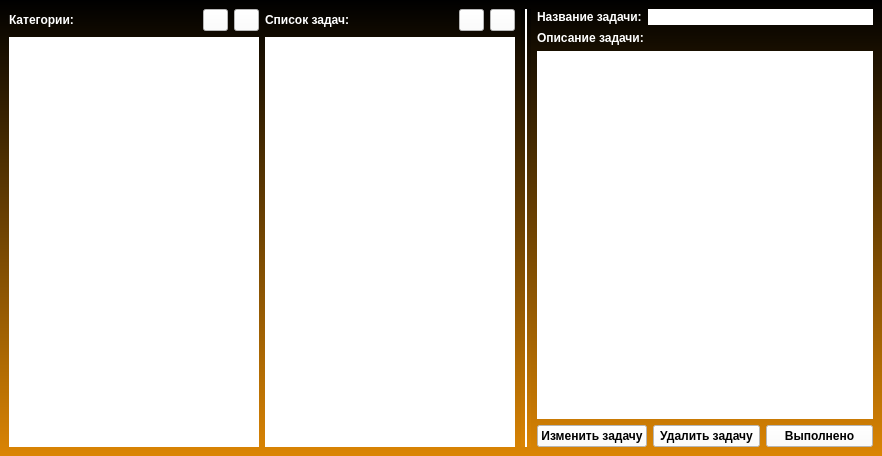
<?xml version="1.0" encoding="UTF-8"?>
<ui version="4.0">
 <class>MainWindow</class>
 <widget class="QMainWindow" name="MainWindow">
  <property name="geometry">
   <rect>
    <x>0</x>
    <y>0</y>
    <width>882</width>
    <height>456</height>
   </rect>
  </property>
  <property name="maximumSize">
   <size>
    <width>16777215</width>
    <height>16777215</height>
   </size>
  </property>
  <property name="font">
   <font>
    <weight>75</weight>
    <bold>true</bold>
   </font>
  </property>
  <property name="windowTitle">
   <string>MainWindow</string>
  </property>
  <property name="windowIcon">
   <iconset resource="file.qrc">
    <normaloff>:/mian_res/resource/icons/list.png</normaloff>:/mian_res/resource/icons/list.png</iconset>
  </property>
  <property name="styleSheet">
   <string notr="true">QWidget{
	color: white;
	background: qlineargradient( x1:0.5 y1:0, x2:0.5 y1:1, stop:0 #db8504, stop:1 black);
	font-weight: 600;
}

QLabel{
	background: transparent;
	border: None;
}

QListWidget{
	color: black;
	background: white;
}

QLineEdit{
	color: black;
	background: white;
}

QPushButton{
	color: black;
	background: white;
}

</string>
  </property>
  <widget class="QWidget" name="centralwidget">
   <layout class="QHBoxLayout" name="horizontalLayout_3">
    <item>
     <layout class="QVBoxLayout" name="verticalLayout">
      <item>
       <layout class="QHBoxLayout" name="horizontalLayout_4">
        <item>
         <widget class="QLabel" name="label">
          <property name="font">
           <font>
            <weight>75</weight>
            <bold>true</bold>
           </font>
          </property>
          <property name="text">
           <string>Категории:</string>
          </property>
         </widget>
        </item>
        <item>
         <widget class="QPushButton" name="btn_refresh_category_list">
          <property name="sizePolicy">
           <sizepolicy hsizetype="Minimum" vsizetype="Minimum">
            <horstretch>0</horstretch>
            <verstretch>0</verstretch>
           </sizepolicy>
          </property>
          <property name="maximumSize">
           <size>
            <width>25</width>
            <height>25</height>
           </size>
          </property>
          <property name="cursor">
           <cursorShape>PointingHandCursor</cursorShape>
          </property>
          <property name="text">
           <string/>
          </property>
          <property name="icon">
           <iconset resource="file.qrc">
            <normaloff>:/mian_res/resource/icons/refresh.png</normaloff>:/mian_res/resource/icons/refresh.png</iconset>
          </property>
          <property name="iconSize">
           <size>
            <width>16</width>
            <height>16</height>
           </size>
          </property>
          <property name="flat">
           <bool>false</bool>
          </property>
         </widget>
        </item>
        <item>
         <widget class="QPushButton" name="btn_add_category">
          <property name="sizePolicy">
           <sizepolicy hsizetype="Minimum" vsizetype="Minimum">
            <horstretch>0</horstretch>
            <verstretch>0</verstretch>
           </sizepolicy>
          </property>
          <property name="maximumSize">
           <size>
            <width>25</width>
            <height>25</height>
           </size>
          </property>
          <property name="cursor">
           <cursorShape>PointingHandCursor</cursorShape>
          </property>
          <property name="text">
           <string/>
          </property>
          <property name="icon">
           <iconset resource="file.qrc">
            <normaloff>:/mian_res/resource/icons/tab.png</normaloff>:/mian_res/resource/icons/tab.png</iconset>
          </property>
          <property name="flat">
           <bool>false</bool>
          </property>
         </widget>
        </item>
       </layout>
      </item>
      <item>
       <widget class="QListWidget" name="lis_wid_category">
        <property name="sizePolicy">
         <sizepolicy hsizetype="Expanding" vsizetype="Expanding">
          <horstretch>0</horstretch>
          <verstretch>0</verstretch>
         </sizepolicy>
        </property>
        <property name="maximumSize">
         <size>
          <width>250</width>
          <height>16777215</height>
         </size>
        </property>
        <property name="frameShape">
         <enum>QFrame::NoFrame</enum>
        </property>
       </widget>
      </item>
     </layout>
    </item>
    <item>
     <layout class="QVBoxLayout" name="verticalLayout_2">
      <item>
       <layout class="QHBoxLayout" name="horizontalLayout_5">
        <item>
         <widget class="QLabel" name="label_2">
          <property name="font">
           <font>
            <weight>75</weight>
            <bold>true</bold>
           </font>
          </property>
          <property name="text">
           <string>Список задач:</string>
          </property>
         </widget>
        </item>
        <item>
         <widget class="QPushButton" name="btn_refresh_task_list">
          <property name="sizePolicy">
           <sizepolicy hsizetype="Minimum" vsizetype="Minimum">
            <horstretch>0</horstretch>
            <verstretch>0</verstretch>
           </sizepolicy>
          </property>
          <property name="maximumSize">
           <size>
            <width>25</width>
            <height>25</height>
           </size>
          </property>
          <property name="cursor">
           <cursorShape>PointingHandCursor</cursorShape>
          </property>
          <property name="text">
           <string/>
          </property>
          <property name="icon">
           <iconset resource="file.qrc">
            <normaloff>:/mian_res/resource/icons/refresh.png</normaloff>:/mian_res/resource/icons/refresh.png</iconset>
          </property>
          <property name="iconSize">
           <size>
            <width>16</width>
            <height>16</height>
           </size>
          </property>
          <property name="flat">
           <bool>false</bool>
          </property>
         </widget>
        </item>
        <item>
         <widget class="QPushButton" name="btn_add_task">
          <property name="sizePolicy">
           <sizepolicy hsizetype="Minimum" vsizetype="Minimum">
            <horstretch>0</horstretch>
            <verstretch>0</verstretch>
           </sizepolicy>
          </property>
          <property name="maximumSize">
           <size>
            <width>25</width>
            <height>25</height>
           </size>
          </property>
          <property name="cursor">
           <cursorShape>PointingHandCursor</cursorShape>
          </property>
          <property name="text">
           <string/>
          </property>
          <property name="icon">
           <iconset resource="file.qrc">
            <normaloff>:/mian_res/resource/icons/tab.png</normaloff>:/mian_res/resource/icons/tab.png</iconset>
          </property>
          <property name="flat">
           <bool>false</bool>
          </property>
         </widget>
        </item>
       </layout>
      </item>
      <item>
       <widget class="QListWidget" name="lis_wid_task">
        <property name="maximumSize">
         <size>
          <width>250</width>
          <height>16777215</height>
         </size>
        </property>
        <property name="frameShape">
         <enum>QFrame::NoFrame</enum>
        </property>
        <property name="frameShadow">
         <enum>QFrame::Sunken</enum>
        </property>
       </widget>
      </item>
     </layout>
    </item>
    <item>
     <widget class="Line" name="line">
      <property name="minimumSize">
       <size>
        <width>10</width>
        <height>0</height>
       </size>
      </property>
      <property name="font">
       <font>
        <weight>75</weight>
        <bold>true</bold>
       </font>
      </property>
      <property name="frameShadow">
       <enum>QFrame::Plain</enum>
      </property>
      <property name="lineWidth">
       <number>2</number>
      </property>
      <property name="midLineWidth">
       <number>0</number>
      </property>
      <property name="orientation">
       <enum>Qt::Vertical</enum>
      </property>
     </widget>
    </item>
    <item>
     <layout class="QVBoxLayout" name="verticalLayout_3">
      <item>
       <layout class="QHBoxLayout" name="horizontalLayout">
        <item>
         <widget class="QLabel" name="label_3">
          <property name="text">
           <string>Название задачи:</string>
          </property>
         </widget>
        </item>
        <item>
         <widget class="QLineEdit" name="led_name_task">
          <property name="text">
           <string/>
          </property>
          <property name="frame">
           <bool>false</bool>
          </property>
         </widget>
        </item>
       </layout>
      </item>
      <item>
       <layout class="QVBoxLayout" name="verticalLayout_4">
        <item>
         <widget class="QLabel" name="label_4">
          <property name="text">
           <string>Описание задачи:</string>
          </property>
         </widget>
        </item>
        <item>
         <widget class="QTextEdit" name="ted_description_task">
          <property name="font">
           <font>
            <pointsize>10</pointsize>
            <weight>75</weight>
            <bold>true</bold>
           </font>
          </property>
          <property name="styleSheet">
           <string notr="true">font-size: 10pt;
fornt-weight: 600;
background: white;
color: black;</string>
          </property>
          <property name="frameShape">
           <enum>QFrame::NoFrame</enum>
          </property>
          <property name="html">
           <string>&lt;!DOCTYPE HTML PUBLIC &quot;-//W3C//DTD HTML 4.0//EN&quot; &quot;http://www.w3.org/TR/REC-html40/strict.dtd&quot;&gt;
&lt;html&gt;&lt;head&gt;&lt;meta name=&quot;qrichtext&quot; content=&quot;1&quot; /&gt;&lt;style type=&quot;text/css&quot;&gt;
p, li { white-space: pre-wrap; }
&lt;/style&gt;&lt;/head&gt;&lt;body style=&quot; font-family:'MS Shell Dlg 2'; font-size:10pt; font-weight:600; font-style:normal;&quot;&gt;
&lt;p style=&quot;-qt-paragraph-type:empty; margin-top:0px; margin-bottom:0px; margin-left:0px; margin-right:0px; -qt-block-indent:0; text-indent:0px; font-size:8pt;&quot;&gt;&lt;br /&gt;&lt;/p&gt;&lt;/body&gt;&lt;/html&gt;</string>
          </property>
         </widget>
        </item>
       </layout>
      </item>
      <item>
       <layout class="QGridLayout" name="gridLayout">
        <item row="0" column="1">
         <widget class="QPushButton" name="btn_del_task">
          <property name="cursor">
           <cursorShape>PointingHandCursor</cursorShape>
          </property>
          <property name="text">
           <string>Удалить задачу</string>
          </property>
         </widget>
        </item>
        <item row="0" column="2">
         <widget class="QPushButton" name="btn_complete_task">
          <property name="cursor">
           <cursorShape>PointingHandCursor</cursorShape>
          </property>
          <property name="text">
           <string>Выполнено</string>
          </property>
          <property name="autoDefault">
           <bool>false</bool>
          </property>
          <property name="default">
           <bool>false</bool>
          </property>
          <property name="flat">
           <bool>false</bool>
          </property>
         </widget>
        </item>
        <item row="0" column="0">
         <widget class="QPushButton" name="btn_edit_task">
          <property name="cursor">
           <cursorShape>PointingHandCursor</cursorShape>
          </property>
          <property name="text">
           <string>Изменить задачу</string>
          </property>
         </widget>
        </item>
       </layout>
      </item>
     </layout>
    </item>
   </layout>
  </widget>
 </widget>
 <resources>
  <include location="file.qrc"/>
 </resources>
 <connections/>
</ui>
